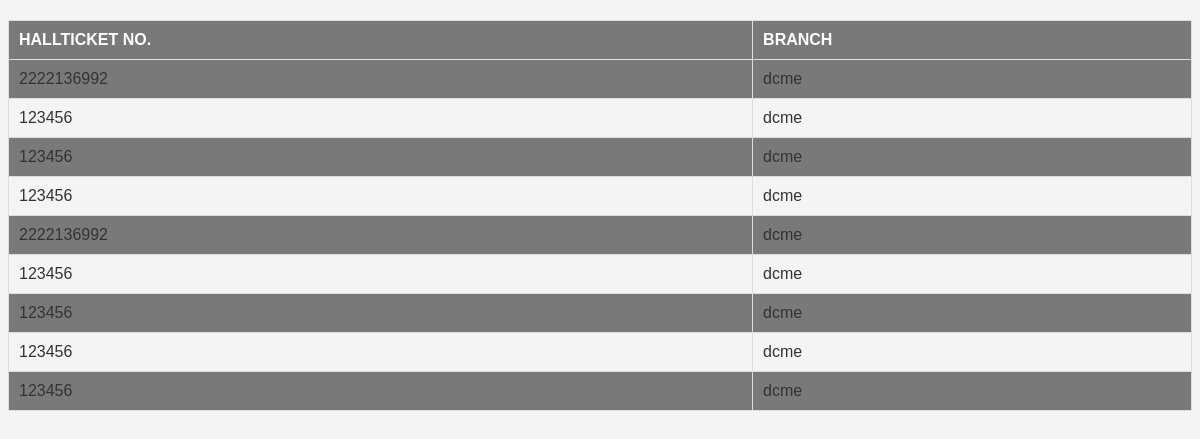
The page /Project/checkresults.php (signed in) on the database its author committed.
### tables this page shows
CREATE TABLE `results` (
  `HTNO` bigint(11) NOT NULL,
  `BRANCH` varchar(5) NOT NULL
);

### Project/checkresults.php (the view, shortened to what this page needs)
<?php
if(isset($_SESSION["admin"]) )
{
require "connection.php";
$sqll = "SELECT *FROM results";
$res = $con->query($sqll);
?>
<!DOCTYPE html>
<html lang="en">
<head><link rel="stylesheet" href="table.css">
</link><link rel="stylesheet" href="styles.css">
</head>
<body>
    <table>
        <tr><th>HALLTICKET NO.</th>
        <TH>BRANCH</TH>
    </tr>
    <?php
                 while( $rows=$res->fetch_assoc())
                {
            ?>
            <tr>
                 <TD><?php  echo $rows["HTNO"];?></TD>
                 <TD><?php  echo $rows["BRANCH"];?></TD>
                </tr><?php }
                }
                else{
                    header("Location:admin.html");
                  }
                ?>
    </table>
</body>
</html>

### Project/table.css (style rules this page uses)
table { width: 100%; border-collapse: collapse; margin: 20px 0; font-family: Arial, sans-serif; }
th { color: white; padding: 10px; text-align: left; background-color:rgba(0,0,0,0.5); }
td { border: 1px solid #ddd; padding: 10px; text-align: left; }
tbody tr:nth-child(even) { background-color:rgba(0,0,0,0.5); }
table, th, td { border: 1px solid #ddd; }
th { font-weight: bold; }

### Project/styles.css (style rules this page uses)
body { font-family: Arial, sans-serif; background-color: #f4f4f4; color: #333; }

### rows shown on the page
results: HTNO "2222136992", BRANCH "dcme"
results: HTNO "123456", BRANCH "dcme"
results: HTNO "123456", BRANCH "dcme"
results: HTNO "123456", BRANCH "dcme"
results: HTNO "2222136992", BRANCH "dcme"
results: HTNO "123456", BRANCH "dcme"
results: HTNO "123456", BRANCH "dcme"
results: HTNO "123456", BRANCH "dcme"
results: HTNO "123456", BRANCH "dcme"
